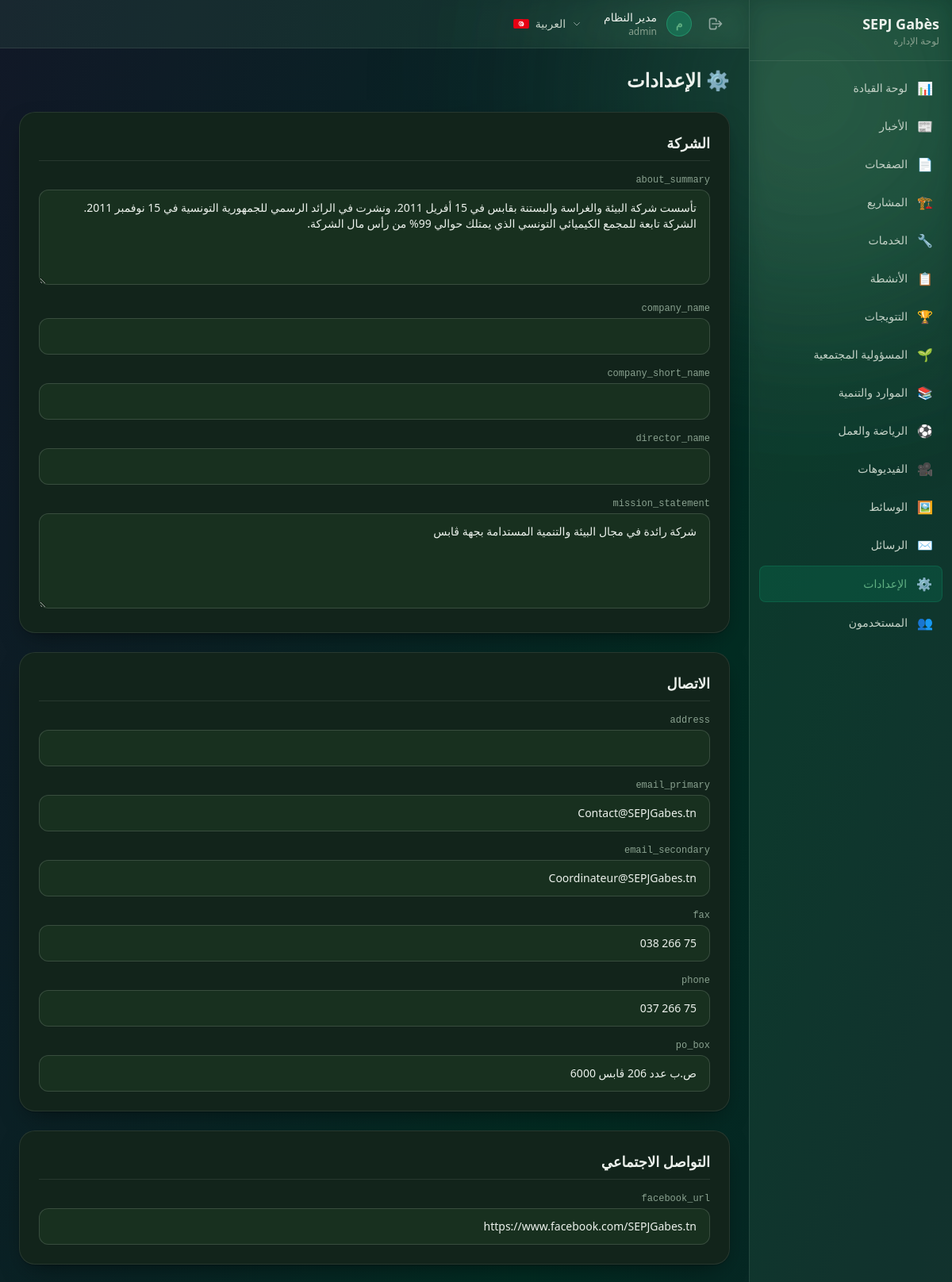
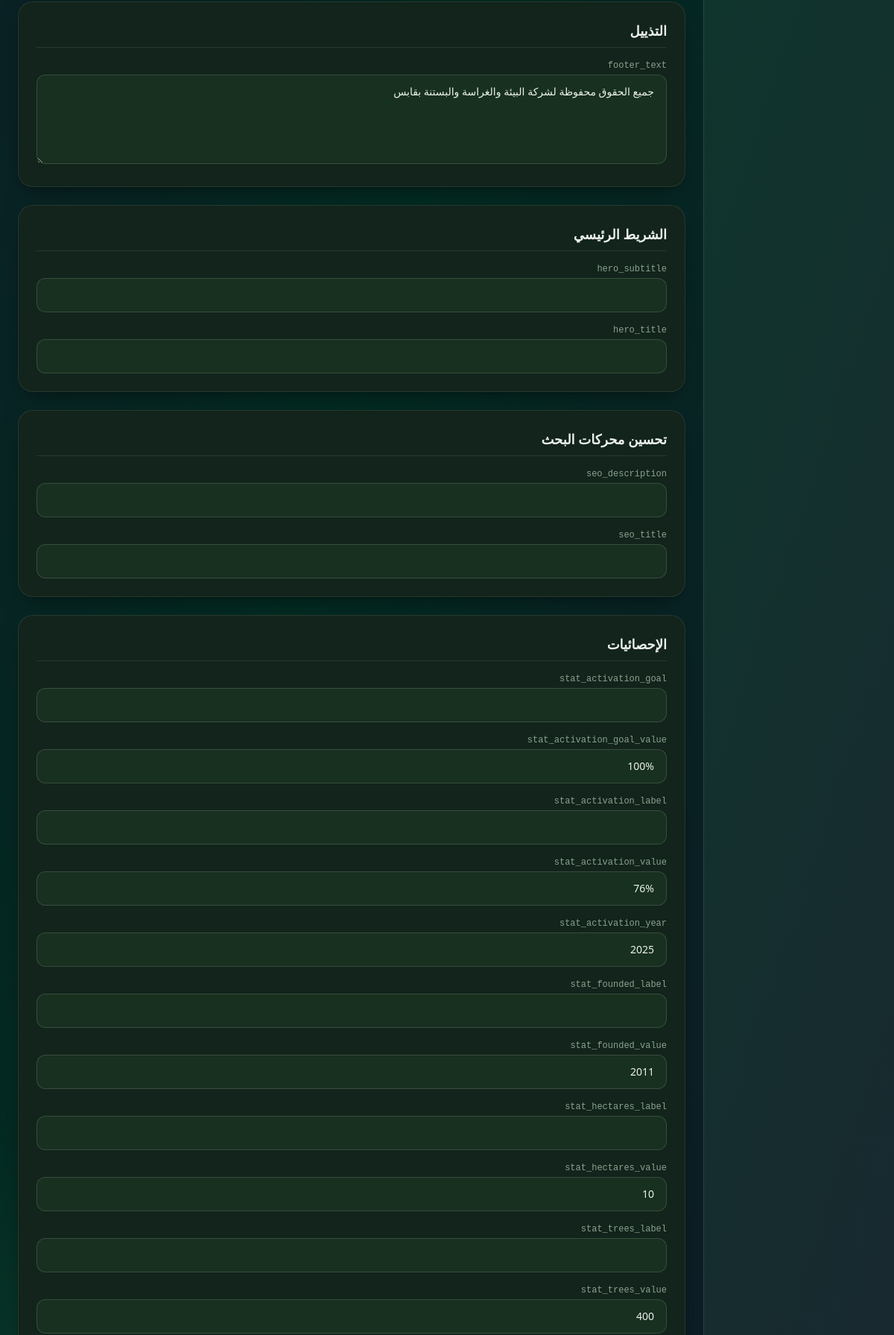
The app's page /admin/settings/index.php (signed in, upper part) with its own data (2 pictures, top to bottom).
### tables this page shows
CREATE TABLE IF NOT EXISTS `site_settings` (
    `id` INT UNSIGNED AUTO_INCREMENT PRIMARY KEY,
    `setting_key` VARCHAR(255) NOT NULL UNIQUE,
    `value_ar` LONGTEXT,
    `value_fr` LONGTEXT,
    `value_en` LONGTEXT,
    `value_raw` LONGTEXT,
    `updated_at` DATETIME NOT NULL DEFAULT CURRENT_TIMESTAMP ON UPDATE CURRENT_TIMESTAMP
);

### app/core/helpers.php (called while the page is built, shortened)
<?php
function e($value): string
{
    return htmlspecialchars((string) $value, ENT_QUOTES | ENT_SUBSTITUTE, 'UTF-8');
}
function current_lang(): string
{
    return DEFAULT_LANGUAGE;
}
function is_rtl(?string $lang = null): bool
{
    $lang = $lang ?? current_lang();
    return $lang === 'ar';
}
function dir_attribute(?string $lang = null): string
{
    return is_rtl($lang) ? 'rtl' : 'ltr';
}

### app/core/db.php (called while the page is built, shortened)
<?php
class Database
{
    private static ?PDO $instance = null;
    public static function getInstance(): PDO
    {
        if (self::$instance === null) {
            $dsn = "mysql:host=" . DB_HOST . ";port=" . DB_PORT . ";dbname=" . DB_NAME . ";charset=" . DB_CHARSET;
            $options = [
                PDO::ATTR_ERRMODE            => PDO::ERRMODE_EXCEPTION,
                PDO::ATTR_DEFAULT_FETCH_MODE => PDO::FETCH_ASSOC,
                PDO::ATTR_EMULATE_PREPARES   => false,
                PDO::MYSQL_ATTR_INIT_COMMAND => "SET NAMES utf8mb4 COLLATE utf8mb4_unicode_ci",
            ];
            try {
                self::$instance = new PDO($dsn, DB_USER, DB_PASS, $options);
            } catch (PDOException $e) {
error_log("Database connection failed [host=" . DB_HOST . ", port=" . DB_PORT . ", db=" . DB_NAME . "]: " . get_class($e) . " (" . $e->getCode() . ") " . $e->getMessage());
                die("اتصال قاعدة البيانات فشل. الرجاء المحاولة لاحقاً.<br>Database connection failed. Please try again later.");
            }
        }
        return self::$instance;
    }
}
function db(): PDO
{
    return Database::getInstance();
}

### admin/settings/index.php (the view, shortened to what this page needs)
<?php
require_once ROOT_PATH.'/app/core/db.php';
require_once ROOT_PATH.'/app/core/helpers.php';
$lang = current_lang();
$settings=db()->query("SELECT * FROM site_settings ORDER BY setting_key")->fetchAll();
$grouped=[];$groups=['company'=>['company_name','company_short_name','mission_statement','about_summary','director_name'],'contact'=>['phone','fax','email_primary','email_secondary','po_box','address'],'social'=>['facebook_url'],'hero'=>['hero_title','hero_subtitle'],'stats'=>['stat_founded_label','stat_founded_value','stat_trees_label','stat_trees_value','stat_hectares_label','stat_hectares_value','stat_activation_label','stat_activation_value','stat_activation_goal','stat_activation_goal_value','stat_activation_year'],'seo'=>['seo_title','seo_description'],'footer'=>['footer_text'],'mail'=>['mail_driver','smtp_host','smtp_port','smtp_secure','smtp_username','smtp_password','smtp_from_email','smtp_from_name']];
foreach($settings as $s){$g='other';foreach($groups as $gk=>$gks){if(in_array($s['setting_key'],$gks)){$g=$gk;break;}}$grouped[$g][]=$s;}
$groupLabels=['company'=>($lang==='ar'?'الشركة':($lang==='fr'?'Société':'Company')),'contact'=>($lang==='ar'?'الاتصال':($lang==='fr'?'Contact':'Contact')),'social'=>($lang==='ar'?'التواصل الاجتماعي':($lang==='fr'?'Social':'Social')),'hero'=>($lang==='ar'?'الشريط الرئيسي':($lang==='fr'?'Héros':'Hero')),'stats'=>($lang==='ar'?'الإحصائيات':($lang==='fr'?'Statistiques':'Stats')),'seo'=>($lang==='ar'?'تحسين محركات البحث':($lang==='fr'?'SEO':'SEO')),'footer'=>($lang==='ar'?'التذييل':($lang==='fr'?'Pied de page':'Footer')),'mail'=>($lang==='ar'?'📧 إعدادات البريد الإلكتروني':($lang==='fr'?'📧 Configuration Email':'📧 Email Configuration')),'other'=>($lang==='ar'?'أخرى':($lang==='fr'?'Autres':'Other'))];
?>
<!DOCTYPE html><html lang="<?=e($lang)?>" dir="<?=dir_attribute($lang)?>"><head><script src="https://cdn.tailwindcss.com"></script><link rel="stylesheet" href="../../public/assets/css/style.css"></head>
<body class="bg-gradient-to-br from-gray-900 via-emerald-950 to-gray-900 min-h-screen"><div class="blob blob-1"></div><div class="blob blob-2"></div>
<div class="relative z-10 flex h-screen"><?php include '../includes/sidebar.php';?><div class="flex-1 flex flex-col overflow-hidden"><?php include '../includes/header.php';?>
<main class="flex-1 overflow-y-auto p-6"><h1 class="text-2xl font-bold text-white mb-6">⚙️ <?=$lang==='ar'?'الإعدادات':($lang==='fr'?'Paramètres':'Settings')?></h1>
<form method="POST"><?=csrf_field()?>
<?php foreach($grouped as $g=>$items):?><div class="glass-card-static p-6 mb-6"><h2 class="text-lg font-semibold text-white mb-4 border-b border-white/10 pb-2"><?=e($groupLabels[$g]??$g)?></h2>
<div class="space-y-4"><?php foreach($items as $s):?><div><label class="block text-xs text-emerald-300/60 mb-1 font-mono"><?=e($s['setting_key'])?></label>
<?php if(in_array($s['setting_key'],['about_summary','mission_statement','footer_text'])):?><textarea name="setting_<?=e($s['setting_key'])?>" rows="3" class="form-input text-sm"><?=e($s['value_'.$lang]?:$s['value_raw']?:'')?></textarea>
<?php elseif($s['setting_key']==='smtp_password'):?><input type="password" name="setting_<?=e($s['setting_key'])?>" value="<?=e($s['value_raw']?:'')?>" class="form-input text-sm" placeholder="••••••••" autocomplete="new-password">
<?php else:?><input type="text" name="setting_<?=e($s['setting_key'])?>" value="<?=e($s['value_raw']?:'')?>" class="form-input text-sm"><?php endif;?>
<input type="hidden" name="field_<?=e($s['setting_key'])?>" value="value_raw"></div><?php endforeach;?></div></div>
<?php endforeach;?>
</form></main><?php include '../includes/footer.php';?></div></div>
<script src="../../public/assets/js/admin.js"></script></body></html>

### records on screen
site_settings: setting_key "about_summary", setting_key+value_ar "تأسست شركة البيئة والغراسة والبستنة بقابس في 15 أفريل 2011، ونشرت في الرائد الرسمي للجمهورية التونسية في 15 نوفمبر 2011. الشركة تابعة للمجمع الكيميائي التونسي الذي يمتلك حوالي 99% من رأس مال الشركة."
site_settings: setting_key "company_name"
site_settings: setting_key "company_short_name"
site_settings: setting_key "director_name"
site_settings: setting_key "mission_statement", setting_key+value_ar "شركة رائدة في مجال البيئة والتنمية المستدامة بجهة ڨابس"
site_settings: setting_key "address"
site_settings: setting_key "email_primary", value_raw "Contact@SEPJGabes.tn"
site_settings: setting_key "email_secondary", value_raw "Coordinateur@SEPJGabes.tn"
site_settings: setting_key "fax", value_raw "75 266 038"
site_settings: setting_key "phone", value_raw "75 266 037"
site_settings: setting_key "po_box", value_raw "ص.ب عدد 206 ڨابس 6000"
site_settings: setting_key "facebook_url", value_raw "https://www.facebook.com/SEPJGabes.tn"
site_settings: setting_key "footer_text", setting_key+value_ar "جميع الحقوق محفوظة لشركة البيئة والغراسة والبستنة بقابس"
site_settings: setting_key "hero_subtitle"
site_settings: setting_key "hero_title"
site_settings: setting_key "seo_description"
site_settings: setting_key "seo_title"
site_settings: setting_key "stat_activation_goal"
site_settings: setting_key "stat_activation_goal_value", value_raw "100%"
site_settings: setting_key "stat_activation_label"
site_settings: setting_key "stat_activation_value", value_raw "76%"
site_settings: setting_key "stat_activation_year", value_raw "2025"
site_settings: setting_key "stat_founded_label"
site_settings: setting_key "stat_founded_value", value_raw "2011"
site_settings: setting_key "stat_hectares_label"
site_settings: setting_key "stat_hectares_value", value_raw "10"
site_settings: setting_key "stat_trees_label"
site_settings: setting_key "stat_trees_value", value_raw "400"

### other values on screen
APP_NAME "SEPJ Gabès"
$navItem['icon'] "📊"
getSidebarLabel($navItem, $lang) "لوحة القيادة"
$navItem['icon'] "📰"
getSidebarLabel($navItem, $lang) "الأخبار"
$navItem['icon'] "📄"
getSidebarLabel($navItem, $lang) "الصفحات"
$navItem['icon'] "🏗️"
getSidebarLabel($navItem, $lang) "المشاريع"
$navItem['icon'] "🔧"
getSidebarLabel($navItem, $lang) "الخدمات"
$navItem['icon'] "📋"
getSidebarLabel($navItem, $lang) "الأنشطة"
$navItem['icon'] "🏆"
getSidebarLabel($navItem, $lang) "التتويجات"
